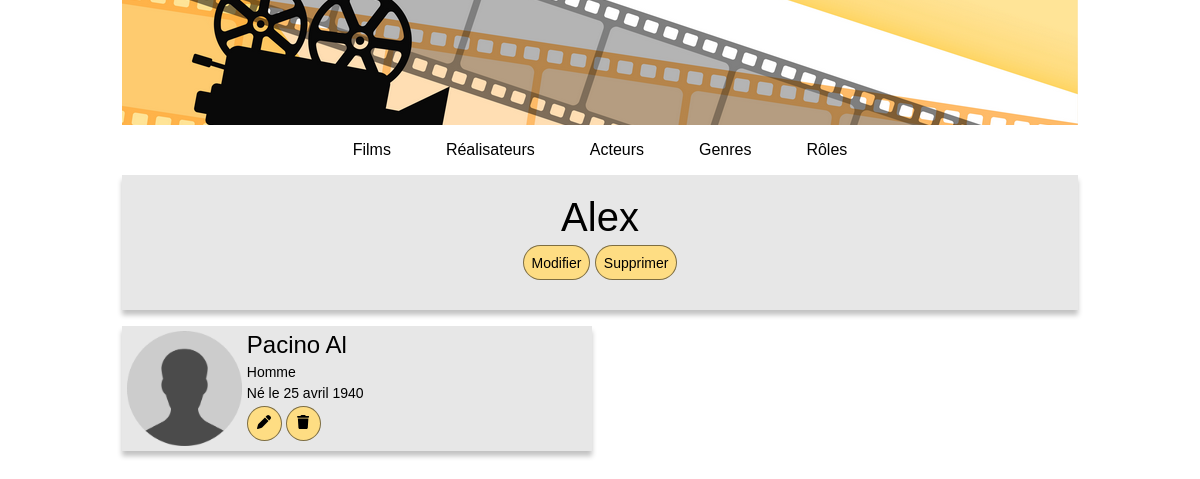
Screenshot of /index.php?action=infoRole&id=1 with the database file from the repository.
### tables this page shows
CREATE TABLE IF NOT EXISTS `acteur` (
  `id_acteur` int NOT NULL AUTO_INCREMENT,
  `id_personne` int NOT NULL,
  PRIMARY KEY (`id_acteur`),
  UNIQUE KEY `id_personne` (`id_personne`),
  CONSTRAINT `acteur_ibfk_1` FOREIGN KEY (`id_personne`) REFERENCES `personne` (`id_personne`) ON DELETE CASCADE
);

CREATE TABLE IF NOT EXISTS `personne` (
  `id_personne` int NOT NULL AUTO_INCREMENT,
  `nom_personne` varchar(50) NOT NULL,
  `prenom_personne` varchar(50) NOT NULL,
  `sexe_personne` varchar(50) NOT NULL,
  `dateNaissance_personne` date NOT NULL,
  PRIMARY KEY (`id_personne`)
);

### controller/CinemaController.php (called while the page is built, shortened)
<?php
class CinemaController
{
    public function connectToBDD()
    {
        return Connect::seConnecter();
    }
    public function infosRole($idRole)
    {
        $role = $this->connectToBDD()->prepare("
        SELECT
        *
        FROM rôle r
        WHERE r.id_rôle = :idRole
        ");
        $role->execute(["idRole" => $idRole]);
        $acteurs = $this->connectToBDD()->prepare("
        SELECT
        a.id_acteur,
        CONCAT(p.nom_personne, ' ', p.prenom_personne) AS acteurFilm,
        p.sexe_personne,
        p.dateNaissance_personne
        FROM jouer j
        INNER JOIN acteur a ON j.id_acteur = a.id_acteur
        INNER JOIN personne p ON a.id_personne = p.id_personne
        INNER JOIN rôle r ON j.id_rôle= r.id_rôle
        WHERE j.`id_rôle`= :idRole
        ORDER BY acteurFilm
        ");
        $acteurs->execute(["idRole" => $idRole]);
        require "view/infosRole.php";
    }
}

### model/Connect.php (called while the page is built, shortened)
<?php
abstract class Connect
{
    public static function seConnecter()
    {
        try
        {
            return new \PDO("mysql:host=" . self::HOST . ";dbname=" . self::DB . ";charset=utf8", self::USER, self::PASS);
        }
        catch (\PDOException $ex)
        {
            return $ex->getMessage();
        }
    }
}

### view/infosRole.php (the view, shortened to what this page needs)
<?php ob_start();
$infosRole = $role->fetch(); ?>
<div class="main-box-titre bg">
    <h1><?= $infosRole["nom_rôle"] ?></h1>
    <div class="genre-role-info-actions">
        <button type="bouton" class="button">
            <a href="index.php?action=formEditRole&id=<?= $infosRole["id_rôle"] ?>">Modifier</a>
        </button>
        <button type="bouton" class="button">
            <a href="index.php?action=deleteRole&id=<?= $infosRole["id_rôle"] ?>">Supprimer</a>
        </button>
    </div>
</div>
<?php foreach ($acteurs->fetchALL() as $acteur) {
?>
    <div class="personne-box bg">
        <img src="public/img/avatar.png" class="avatar"></img>
        <div class="personne-main">
            <h1><a href="index.php?action=infoActeur&id=<?= $acteur["id_acteur"] ?>"><?= $acteur["acteurFilm"] ?></a></h1>
            <p><?= $acteur["sexe_personne"] ?></p>
            <?php
            $datetime = new DateTime($acteur["dateNaissance_personne"]);
            $formatter = new IntlDateFormatter('fr_FR', IntlDateFormatter::RELATIVE_LONG, IntlDateFormatter::NONE);
            ?>
            <p>Né<?= $acteur["sexe_personne"] == "Femme" ? "e" : "" ?> le <?= $formatter->format($datetime) ?></p>
            <button type="bouton" class="button button-round">
                <a href="index.php?action=editActeur&id=<?= $acteur["id_acteur"] ?>">
                </a>
            </button>
            <button type="bouton" class="button button-round">
                <a href="index.php?action=deleteActeur&id=<?= $acteur["id_acteur"] ?>">
                </a>
            </button>
        </div>
    </div>
<?php }
require "view/template.php";

### public/css/style.css (style rules this page uses)
* { margin: 0px; padding: 0px; box-sizing: border-box; font-family: sans-serif; }
a:link, a:visited { color: black; text-decoration: none; }
p { margin-top: 5px; }
.bg { background-color: rgb(231, 231, 231); box-shadow: 0 5px 5px rgb(194, 194, 194); }
button { display: inline-block; background-color: rgb(254, 221, 131); border-radius: 20px; border: 1px solid rgba(0, 0, 0, 0.5); color: black; font-size: 14px; padding: 8px; cursor: pointer; }
.bg button { margin-top: 5px; }
.button { height: 35px; }
.button-round { width: 35px; }
h1 { font-size: 24px; font-weight: normal; }
.main-box-titre { width: 100%; margin: 10px; padding: 5px; display: flex; flex-direction: column; align-items: center; }
.personne-box { width: 100%; height: 125px; margin: 10px; display: flex; flex-wrap: wrap; }
.personne-main { font-size: 14px; margin: 5px; }
.avatar { max-width: 115px; max-height: 115px; margin-top: 5px; margin-left: 5px; }
@media screen and (min-width: 1200px) { h1 { margin-top: 20px; } }
@media screen and (min-width: 1200px) { .main-box-titre { margin: 0px; padding: 0px 0px 30px 0px; } }
@media screen and (min-width: 1200px) { .main-box-titre h1 { font-size: 40px; } }
@media screen and (min-width: 1200px) { .personne-box { width: 470px; margin: 0px; } }
@media screen and (min-width: 1200px) { .personne-box h1 { margin-top: 0px; } }

### rows the page displays
rôle: nom_rôle "Alex"
acteur: acteurFilm "Pacino Al", id_personne.sexe_personne "Homme", id_personne.dateNaissance_personne "25 avril 1940"
